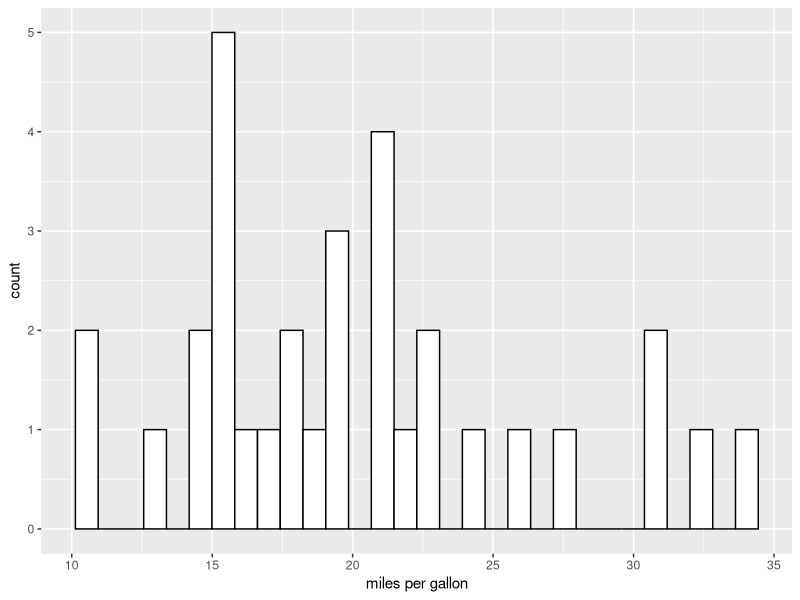

Here is the R script that generated this plot:
## ---- chunk 1
knitr::opts_chunk$set(echo = TRUE)
## ---- chunk 2
library(tidyverse)
ggplot(data = mtcars, aes(x = mpg))+
  geom_histogram(color = "black", fill = "white")+
  labs(x = "miles per gallon")
